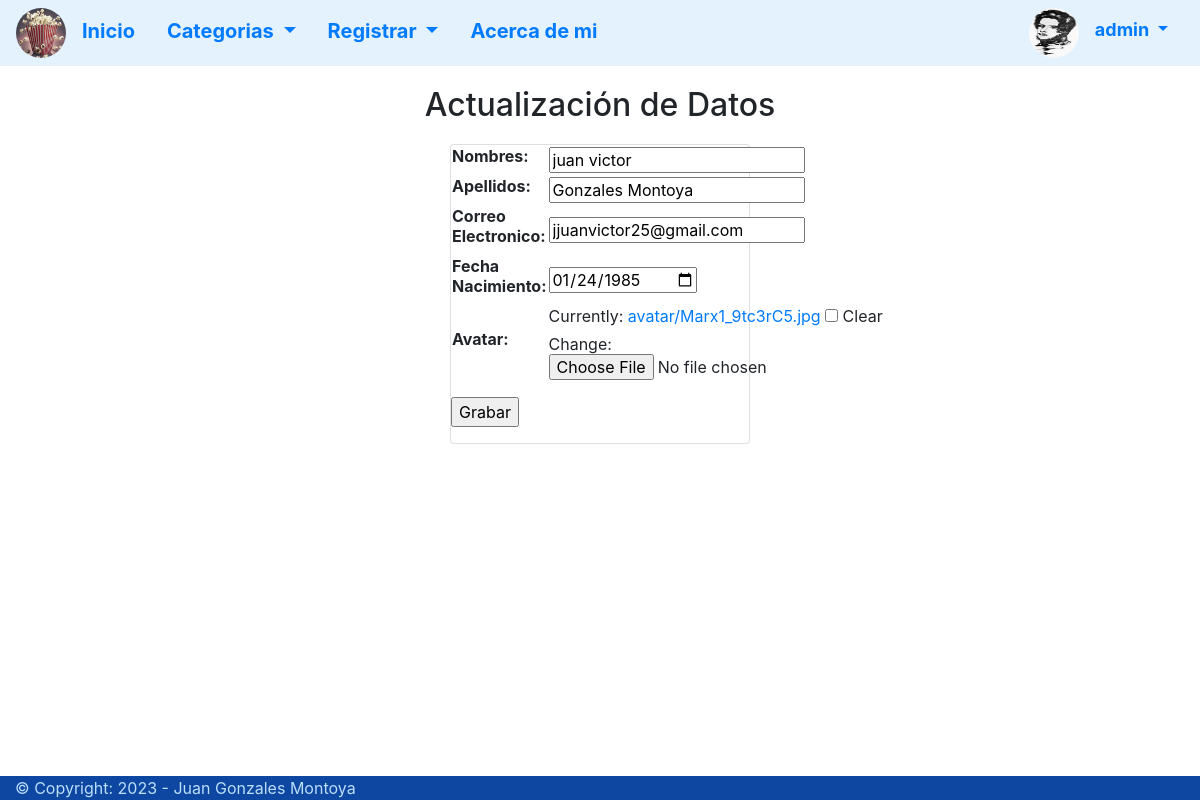
Page /Users/update_profile/ (signed in) on the earlier database version.
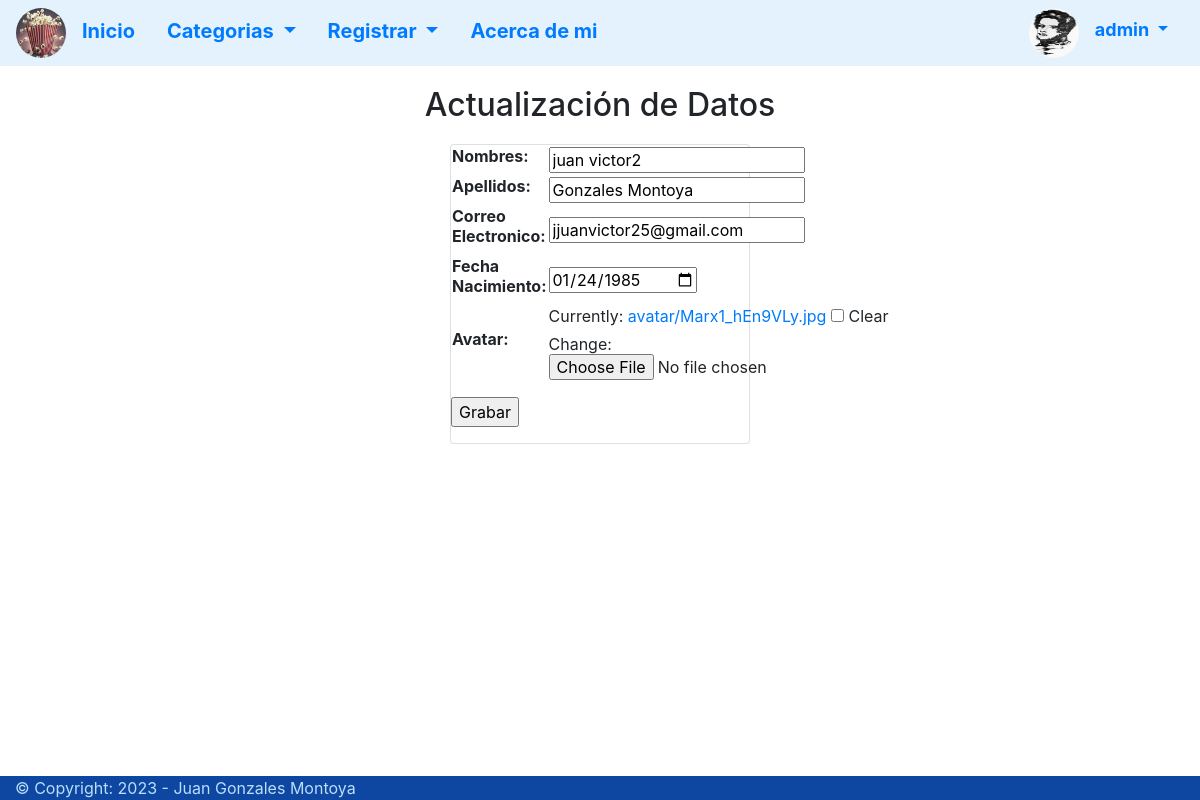
Same page on the later database version.
### Users/models.py (models this page shows, shortened)
class UserProfile(models.Model):
    user        = models.OneToOneField(User, on_delete = models.CASCADE, related_name='profile')
    first_name  = models.CharField(max_length=50, null=True, blank=True, verbose_name="Nombres")
    last_name   = models.CharField(max_length=50, null=True, blank=True, verbose_name="Apellidos")
    email       = models.EmailField(null=True, blank=True, verbose_name="Correo Electronico")
    date_birth  = models.DateField(null=True, blank=True, verbose_name="Fecha Nacimiento")
    avatar      = models.ImageField(upload_to='avatar', null=True, blank=True)

### Users/views.py (the view, shortened to what this page needs)
# urls.py: path("update_profile/",update_profile),
def update_profile(request):
    categories_all = category.objects.filter(active = True)
    if request.method =='GET':
        context = {
            'categories': categories_all,
            'form': UserProfileForm(instance=request.user.profile)
        }
        return render(request,'Users/update_profile.html',context=context)

### Users/forms.py
class UserProfileForm(forms.ModelForm):
    class Meta:
        model = UserProfile
        fields = ['first_name','last_name','email','date_birth','avatar']
        widgets = {
            'date_birth':forms.DateInput(attrs={'type': 'date'}),
        }

### Templates/Users/update_profile.html (shortened to what this page needs)
{% extends 'menu.html' %}
{% block content %}
<h2 style="text-align:center;" >Actualización de Datos</h2>
<div class="card" style=" margin: 20px 400px 20px;">
    {% if form %}
    <form action="" method="POST" enctype="multipart/form-data">
        <table>
            {{form.as_table}}
        </table>
        <input type="submit" value="Grabar">
    </form>
    {% endif %}
</div>
{% endblock %}

Differences in the rows shown:
changed UserProfile "Gonzales Montoya": first_name "juan victor" → "juan victor2"
Other differences:
text no longer shown: "Nombres: Apellidos: Correo Electronico: Fecha Nacimiento: Avatar: Currently: avatar/Marx1_9tc3rC5.jpg Clear Change:"
text now shown: "Nombres: Apellidos: Correo Electronico: Fecha Nacimiento: Avatar: Currently: avatar/Marx1_hEn9VLy.jpg Clear Change:"
